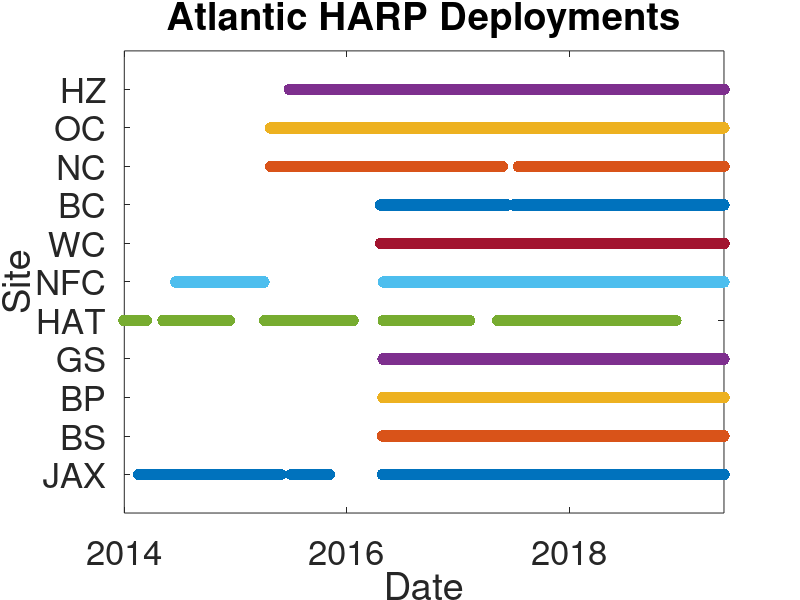
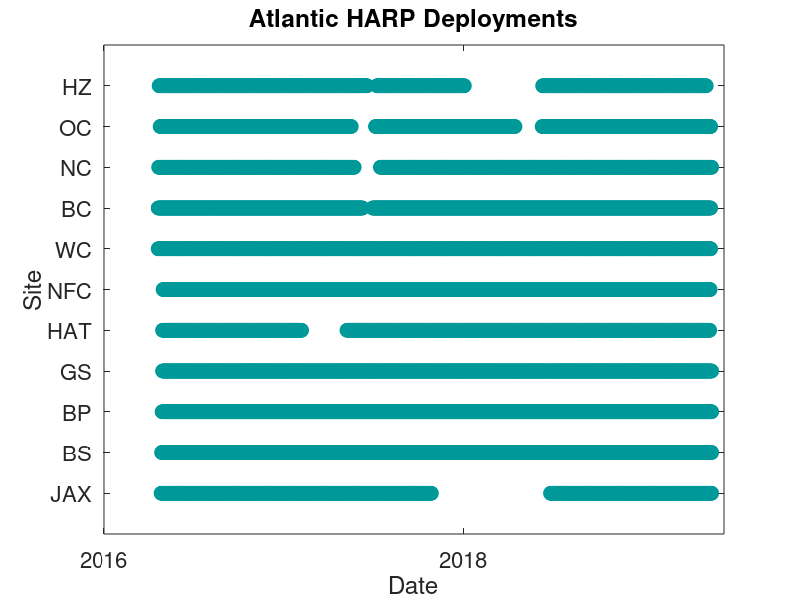

MATLAB code to generate these figures, in order:
HZ = [datenum([2015,06,26]), datenum([2016,04,22]);
    datenum([2016,04,22]), datenum([2017,07,08]);
    datenum([2017,07,08]),datenum([2018,06,11]);
    datenum([2018,06,11]),datenum([2019,05,21])];
OC = [datenum([2015,04,25]), datenum([2016,04,23]);
    datenum([2016,04,24]), datenum([2017,07,07]);
    datenum([2017,07,07]),datenum([2018,06,09]);
    datenum([2018,06,10]),datenum([2019,05,21])];
NC = [datenum([2015,04,26]), datenum([2016,04,21]);
    datenum([2016,04,21]), datenum([2017,05,24]);
    datenum([2017,07,16]),datenum([2018,06,09]);
    datenum([2018,06,09]),datenum([2019,05,21])];
BC = [datenum([2016,04,20]), datenum([2017,06,10]);
    datenum([2017,06,30]),datenum([2018,06,03]);
    datenum([2018,06,03]),datenum([2019,05,21])];
WC = [datenum([2016,04,20]), datenum([2017,06,29]);
    datenum([2017,06,29]),datenum([2018,06,02]);
    datenum([2018,06,02]),datenum([2019,05,21])];
NFC = [datenum([2014,06,19]), datenum([2015,04,04]);
    datenum([2016,04,30]), datenum([2017,06,28]);
    datenum([2017,06,29]),datenum([2018,06,02]);
    datenum([2018,06,02]),datenum([2019,05,21])];
% NFC = [ datenum([2016,04,30]), datenum([2017,06,28]);
%     datenum([2017,06,29]),datenum([2018,06,02]);
%     datenum([2018,06,02]),datenum([2019,05,21])];
HAT = [datenum([2012,03,15]), datenum([2012,04,11]);
    datenum([2012,10,29]), datenum([2013,05,09]);
    datenum([2013,05,29]),datenum([2014,03,14]);
    datenum([2014,05,08]),datenum([2014,12,11]);
    datenum([2015,04,06]),datenum([2016,01,21]);
    datenum([2016,04,29]),datenum([2017,02,06]);
    datenum([2017,05,09]),datenum([2017,10,25]);
    datenum([2017,05,09]),datenum([2017,06,28]);
    datenum([2017,10,26]),datenum([2018,05,31]);
    datenum([2017,10,26]),datenum([2018,06,01]);
    datenum([2018,06,01]),datenum([2018,12,14])];
% HAT = [ datenum([2016,04,29]),datenum([2017,02,06]);
%     datenum([2017,05,09]),datenum([2017,10,25]);
%     datenum([2017,05,09]),datenum([2017,06,28]);
%     datenum([2017,10,26]),datenum([2018,05,31]);
%     datenum([2017,10,26]),datenum([2018,06,01]);
%     datenum([2018,06,01]),datenum([2018,12,14]);
%     datenum([2018,12,13]),datenum([2019,05,21])];
GS = [datenum([2016,04,28]), datenum([2017,06,27]);
    datenum([2017,06,27]),datenum([2018,06,28]);
    datenum([2018,06,28]),datenum([2019,05,21])];
BP = [datenum([2016,04,28]), datenum([2017,06,27]);
    datenum([2017,06,27]),datenum([2018,06,27]);
    datenum([2018,06,27]),datenum([2019,05,21])];
BS = [datenum([2016,04,27]), datenum([2017,06,26]);
    datenum([2017,06,26]),datenum([2018,06,27]);
    datenum([2018,06,27]),datenum([2019,05,21])];
JAX = [datenum([2009,04,01]), datenum([2009,05,24]);
    datenum([2009,04,01]), datenum([2009,09,05]);
    datenum([2009,09,16]),datenum([2009,12,27]);
    datenum([2010,02,21]),datenum([2010,07,30]);
    datenum([2010,03,09]),datenum([2010,08,19]);
    datenum([2010,08,26]),datenum([2011,01,25]);
    datenum([2010,08,26]),datenum([2011,02,01]);
    datenum([2011,02,01]),datenum([2011,07,14]);
    datenum([2013,05,12]),datenum([2013,06,20]);
    datenum([2014,02,17]),datenum([2014,08,23]);
    datenum([2014,08,23]),datenum([2015,05,29]);
    datenum([2015,07,02]),datenum([2015,11,04]);
    datenum([2016,04,26]),datenum([2017,06,25]);
    datenum([2017,06,25]),datenum([2018,06,28]);
    datenum([2018,06,28]),datenum([2019,05,21])];
% JAX = [datenum([2016,04,26]),datenum([2017,06,25]);
%     datenum([2017,06,25]),datenum([2018,06,28]);
%     datenum([2018,06,28]),datenum([2019,05,21])];


sites = {HZ,OC,NC,BC,WC,NFC,HAT,GS,BP,BS,JAX};
dates = [datenum([2009,01,01]):1:datenum([2019,05,21])];
% dates = [datenum([2016,01,01]):1:datenum([2019,05,21])];
dates(2:length(sites)+1,:) = NaN;

q = length(sites);
for i = 1:length(sites)
    for j = 1:length(sites{i})
        a = find(dates(1,:)>=sites{i}(j,1));
        b = find(dates(1,:)<=sites{i}(j,end));
        ind = intersect(a,b);
        dates(i+1,ind) = q;
    end
    q = q-1;
end

figure
plot(dates(1,:),dates(12,:),'.','MarkerSize',25);
hold on
plot(dates(1,:),dates(11,:),'.','MarkerSize',25);
plot(dates(1,:),dates(10,:),'.','MarkerSize',25);
plot(dates(1,:),dates(9,:),'.','MarkerSize',25);
plot(dates(1,:),dates(8,:),'.','MarkerSize',25);
plot(dates(1,:),dates(7,:),'.','MarkerSize',25);
plot(dates(1,:),dates(6,:),'.','MarkerSize',25);
plot(dates(1,:),dates(5,:),'.','MarkerSize',25);
plot(dates(1,:),dates(4,:),'.','MarkerSize',25);
plot(dates(1,:),dates(3,:),'.','MarkerSize',25);
plot(dates(1,:),dates(2,:),'.','MarkerSize',25);
hold off
ylim([0 12]);
yticks([1 2 3 4 5 6 7 8 9 10 11]);
yticklabels({'JAX','BS','BP','GS','HAT','NFC','WC','BC','NC','OC','HZ'});
xlabel('Date');
ylabel('Site');
title('Atlantic HARP Deployments');
set(gca,'fontSize',25)
% xticks([datenum(2009,01,01),datenum(2010,01,01),datenum(2011,01,01),...
%     datenum(2012,01,01),datenum(2013,01,01),datenum(2014,01,01),...
%     datenum(2015,01,01), datenum(2016,01,01),datenum(2017,01,01),...
%     datenum(2018,01,01),datenum(2019,01,01)]);
datetick('x');
xlim([dates(1,1827) dates(1,end)]);

saveas(gcf,'Atl_HARP_Deps','tiff');


%%
HZ = [datenum([2016,04,22]), datenum([2017,06,19]);
    datenum([2017,07,09]),datenum([2018,01,03]);
    datenum([2018,06,11]),datenum([2019,05,10])];
OC = [datenum([2016,04,24]), datenum([2017,05,18]);
    datenum([2017,07,06]),datenum([2018,04,16]);
    datenum([2018,06,10]),datenum([2019,05,19])];
NC = [datenum([2016,04,21]), datenum([2017,05,24]);
    datenum([2017,07,16]),datenum([2018,06,09]);
    datenum([2018,06,10]),datenum([2019,06,03])];
BC = [datenum([2016,04,20]), datenum([2017,06,10]);
    datenum([2017,06,30]),datenum([2018,06,03]);
    datenum([2018,06,03]),datenum([2019,05,19])];
WC = [datenum([2016,04,20]), datenum([2017,06,29]);
    datenum([2017,06,30]),datenum([2018,06,02]);
    datenum([2018,06,02]),datenum([2019,05,19])];
NFC = [datenum([2016,04,30]), datenum([2017,06,28]);
    datenum([2017,06,30]),datenum([2018,06,02]);
    datenum([2018,06,02]),datenum([2019,05,18])];
HAT = [datenum([2016,04,29]),datenum([2017,02,06]);
    datenum([2017,05,09]),datenum([2017,10,25]);
    datenum([2017,05,09]),datenum([2017,06,28]);
    datenum([2017,10,26]),datenum([2018,06,01]);
    datenum([2018,06,01]),datenum([2018,12,14]);
    datenum([2018,12,14]),datenum([2019,05,17])];
GS = [datenum([2016,04,29]), datenum([2017,06,27]);
    datenum([2017,06,28]),datenum([2018,06,26]);
    datenum([2018,06,28]),datenum([2019,06,18])];
BP = [datenum([2016,04,28]), datenum([2017,06,27]);
    datenum([2017,06,27]),datenum([2018,06,28]);
    datenum([2018,06,28]),datenum([2019,05,28])];
BS = [datenum([2016,04,27]), datenum([2017,06,26]);
    datenum([2017,06,26]),datenum([2018,06,23]);
    datenum([2018,06,28]),datenum([2019,06,16])];
JAX = [datenum([2016,04,26]),datenum([2017,06,25]);
    datenum([2017,06,25]),datenum([2017,10,28]);
    datenum([2018,06,27]),datenum([2019,06,15])];


sites = {HZ,OC,NC,BC,WC,NFC,HAT,GS,BP,BS,JAX};
dates = [datenum([2009,01,01]):1:datenum([2019,05,21])];
% dates = [datenum([2016,01,01]):1:datenum([2019,05,21])];
dates(2:length(sites)+1,:) = NaN;

q = length(sites);
for i = 1:length(sites)
    for j = 1:length(sites{i})
        a = find(dates(1,:)>=sites{i}(j,1));
        b = find(dates(1,:)<=sites{i}(j,end));
        ind = intersect(a,b);
        dates(i+1,ind) = q;
    end
    q = q-1;
end

figure
plot(dates(1,:),dates(12,:),'o','MarkerFaceColor',[0 153 153]/255,'MarkerEdgeColor',[0 153 153]/255,'MarkerSize',10);
hold on
plot(dates(1,:),dates(11,:),'o','MarkerFaceColor',[0 153 153]/255,'MarkerEdgeColor',[0 153 153]/255,'MarkerSize',10);
plot(dates(1,:),dates(10,:),'o','MarkerFaceColor',[0 153 153]/255,'MarkerEdgeColor',[0 153 153]/255,'MarkerSize',10);
plot(dates(1,:),dates(9,:),'o','MarkerFaceColor',[0 153 153]/255,'MarkerEdgeColor',[0 153 153]/255,'MarkerSize',10);
plot(dates(1,:),dates(8,:),'o','MarkerFaceColor',[0 153 153]/255,'MarkerEdgeColor',[0 153 153]/255,'MarkerSize',10);
plot(dates(1,:),dates(7,:),'o','MarkerFaceColor',[0 153 153]/255,'MarkerEdgeColor',[0 153 153]/255,'MarkerSize',10);
plot(dates(1,:),dates(6,:),'o','MarkerFaceColor',[0 153 153]/255,'MarkerEdgeColor',[0 153 153]/255,'MarkerSize',10);
plot(dates(1,:),dates(5,:),'o','MarkerFaceColor',[0 153 153]/255,'MarkerEdgeColor',[0 153 153]/255,'MarkerSize',10);
plot(dates(1,:),dates(4,:),'o','MarkerFaceColor',[0 153 153]/255,'MarkerEdgeColor',[0 153 153]/255,'MarkerSize',10);
plot(dates(1,:),dates(3,:),'o','MarkerFaceColor',[0 153 153]/255,'MarkerEdgeColor',[0 153 153]/255,'MarkerSize',10);
plot(dates(1,:),dates(2,:),'o','MarkerFaceColor',[0 153 153]/255,'MarkerEdgeColor',[0 153 153]/255,'MarkerSize',10);
hold off
ylim([0 12]);
yticks([1 2 3 4 5 6 7 8 9 10 11]);
yticklabels({'JAX','BS','BP','GS','HAT','NFC','WC','BC','NC','OC','HZ'});
xlabel('Date');
ylabel('Site');
title('Atlantic HARP Deployments');
set(gca,'fontSize',16)
xticks([datenum(2016,01,01),datenum(2017,01,01),datenum(2018,01,01),datenum(2019,01,01)]);
datetick('x',10);
xlim([datenum([2016,01,01]) datenum([2019,06,15])]);

saveas(gcf,'H:\Data\Atl_HARP_Deps_clean','tiff');